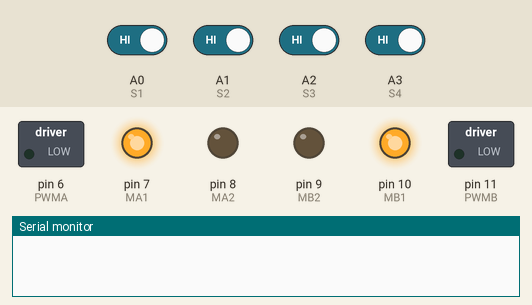
The sketch below on a simulated Arduino Uno, built with avr-gcc and run on an emulated ATmega328P. Parts: switched loads named in the sketch (green lamp = pin HIGH), output pins drawn as LEDs (lit = HIGH), the last lines printed to the serial monitor. Inputs (shaded band) come from the test bench; at power-on: A0 (S1), A1 (S2), A2 (S3), A3 (S4) HIGH.

Above: at 1.2 s.
1.3 s: A0 (S1) driven LOW
At 1.8 s:
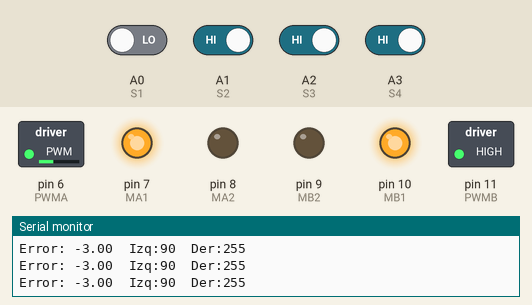
2.8 s: A1 (S2) driven LOW
At 3.4 s:
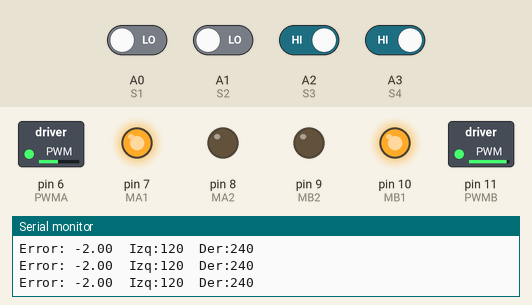
4.3 s: A3 (S4) driven LOW
At 5.5 s:
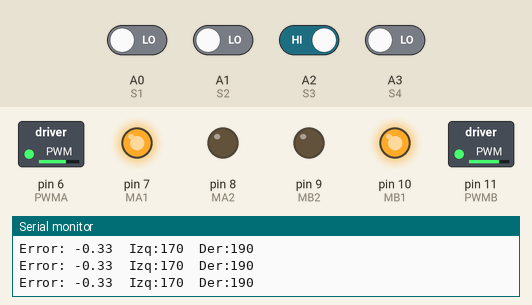
5.8 s: A2 (S3) driven LOW
At 6.7 s:
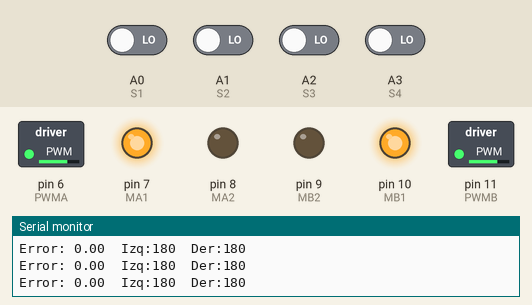
8.8 s: A0 (S1) driven HIGH and A1 (S2) driven HIGH
At 10.0 s:
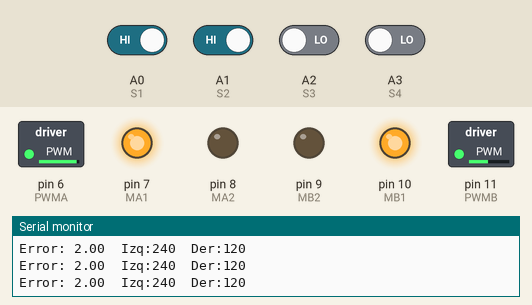
10.3 s: A0 (S1) driven LOW and A1 (S2) driven LOW and A2 (S3) driven HIGH and A3 (S4) driven HIGH
At 11.7 s:
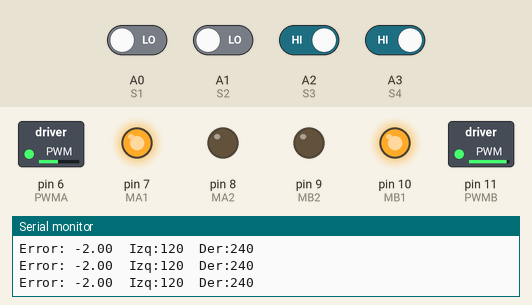
Timing chart, 0 to 12.8 s (numbered marks = the images above; inputs shaded):
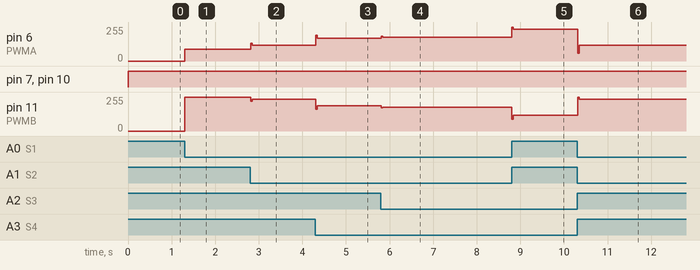

Measured:
- after the input at 1.3 s, pin 6 (PWMA): 0/255 → 90/255 at once; pin 11 (PWMB): 0/255 → 255/255 at once
- after the input at 2.8 s, pin 6 (PWMA): 90/255 → 120/255 at once; pin 11 (PWMB): 255/255 → 240/255 at once
- after the input at 4.3 s, pin 6 (PWMA): 120/255 → 170/255 at once; pin 11 (PWMB): 240/255 → 190/255 at once
- after the input at 5.8 s, pin 6 (PWMA): 170/255 → 180/255 at once; pin 11 (PWMB): 190/255 → 180/255 at once
- after the input at 8.8 s, pin 6 (PWMA): 180/255 → 240/255 at once; pin 11 (PWMB): 180/255 → 120/255 at once
- after the input at 10.3 s, pin 6 (PWMA): 240/255 → 120/255 at once; pin 11 (PWMB): 120/255 → 240/255 at once

The sketch:

lineamateurpid.ino
```cpp
// ===== SENSORES =====
#define S1 A0
#define S2 A1
#define S3 A2
#define S4 A3

// ===== MOTOR IZQUIERDO =====
#define PWMA 6
#define MA1 7
#define MA2 8

// ===== MOTOR DERECHO =====
#define PWMB 11
#define MB1 10
#define MB2 9

// ===== PID =====
float Kp = 30.0;
float Ki = 0.0;
float Kd = 15.0;

float error = 0;
float errorAnterior = 0;
float integral = 0;
float derivada = 0;
float correccion = 0;

int velocidadBase = 180;

void setup() {

  pinMode(S1, INPUT);
  pinMode(S2, INPUT);
  pinMode(S3, INPUT);
  pinMode(S4, INPUT);

  pinMode(PWMA, OUTPUT);
  pinMode(MA1, OUTPUT);
  pinMode(MA2, OUTPUT);

  pinMode(PWMB, OUTPUT);
  pinMode(MB1, OUTPUT);
  pinMode(MB2, OUTPUT);

  Serial.begin(9600);
}

void loop() {

  int s1 = !digitalRead(S1);
  int s2 = !digitalRead(S2);
  int s3 = !digitalRead(S3);
  int s4 = !digitalRead(S4);

  int suma = s1 + s2 + s3 + s4;

  // Línea perdida
  if (suma == 0) {
    motores(0, 0);
    return;
  }

  // Posición ponderada de la línea
  float posicion =
      (-3.0 * s1) +
      (-1.0 * s2) +
      ( 1.0 * s3) +
      ( 3.0 * s4);

  error = posicion / suma;

  // ===== PID =====
  integral += error;
  derivada = error - errorAnterior;

  correccion =
      (Kp * error) +
      (Ki * integral) +
      (Kd * derivada);

  errorAnterior = error;

  int velIzq = velocidadBase + correccion;
  int velDer = velocidadBase - correccion;

  velIzq = constrain(velIzq, 0, 255);
  velDer = constrain(velDer, 0, 255);

  motores(velIzq, velDer);

  Serial.print("Error: ");
  Serial.print(error);
  Serial.print("  Izq:");
  Serial.print(velIzq);
  Serial.print("  Der:");
  Serial.println(velDer);
}

// ===================================

void motores(int izq, int der) {

  digitalWrite(MA1, HIGH);
  digitalWrite(MA2, LOW);

  digitalWrite(MB1, HIGH);
  digitalWrite(MB2, LOW);

  analogWrite(PWMA, izq);
  analogWrite(PWMB, der);
}
```
